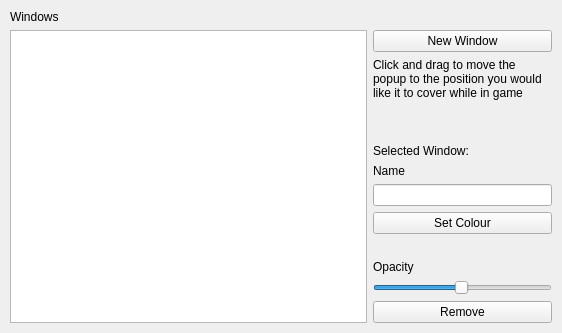
<?xml version="1.0" encoding="UTF-8"?>
<ui version="4.0">
 <class>MainWindow</class>
 <widget class="QMainWindow" name="MainWindow">
  <property name="geometry">
   <rect>
    <x>0</x>
    <y>0</y>
    <width>562</width>
    <height>333</height>
   </rect>
  </property>
  <property name="windowTitle">
   <string>F2HabitBreaker</string>
  </property>
  <widget class="QWidget" name="centralwidget">
   <layout class="QHBoxLayout" name="horizontalLayout_2">
    <property name="leftMargin">
     <number>10</number>
    </property>
    <property name="topMargin">
     <number>10</number>
    </property>
    <property name="rightMargin">
     <number>10</number>
    </property>
    <property name="bottomMargin">
     <number>10</number>
    </property>
    <item>
     <layout class="QHBoxLayout" name="horizontalLayout" stretch="2,1">
      <item>
       <layout class="QVBoxLayout" name="verticalLayout">
        <item>
         <widget class="QLabel" name="label">
          <property name="text">
           <string>Windows</string>
          </property>
         </widget>
        </item>
        <item>
         <widget class="QListWidget" name="windowsList"/>
        </item>
       </layout>
      </item>
      <item>
       <layout class="QVBoxLayout" name="verticalLayout_2">
        <item>
         <widget class="QLabel" name="label_5">
          <property name="text">
           <string/>
          </property>
         </widget>
        </item>
        <item>
         <widget class="QPushButton" name="newWindow">
          <property name="text">
           <string>New Window</string>
          </property>
         </widget>
        </item>
        <item>
         <widget class="QLabel" name="label_3">
          <property name="text">
           <string>Click and drag to move the popup to the position you would like it to cover while in game</string>
          </property>
          <property name="wordWrap">
           <bool>true</bool>
          </property>
         </widget>
        </item>
        <item>
         <spacer name="verticalSpacer_2">
          <property name="orientation">
           <enum>Qt::Vertical</enum>
          </property>
          <property name="sizeHint" stdset="0">
           <size>
            <width>20</width>
            <height>40</height>
           </size>
          </property>
         </spacer>
        </item>
        <item>
         <widget class="QLabel" name="label_4">
          <property name="text">
           <string>Selected Window:</string>
          </property>
         </widget>
        </item>
        <item>
         <widget class="QLabel" name="label_6">
          <property name="text">
           <string>Name</string>
          </property>
         </widget>
        </item>
        <item>
         <widget class="QLineEdit" name="nameInput"/>
        </item>
        <item>
         <widget class="QPushButton" name="colourButton">
          <property name="text">
           <string>Set Colour</string>
          </property>
         </widget>
        </item>
        <item>
         <widget class="QLabel" name="colourLabel">
          <property name="text">
           <string/>
          </property>
         </widget>
        </item>
        <item>
         <widget class="QLabel" name="label_2">
          <property name="text">
           <string>Opacity</string>
          </property>
         </widget>
        </item>
        <item>
         <widget class="QSlider" name="opacitySlider">
          <property name="minimum">
           <number>1</number>
          </property>
          <property name="maximum">
           <number>100</number>
          </property>
          <property name="value">
           <number>50</number>
          </property>
          <property name="orientation">
           <enum>Qt::Horizontal</enum>
          </property>
         </widget>
        </item>
        <item>
         <widget class="QPushButton" name="removeButton">
          <property name="text">
           <string>Remove</string>
          </property>
         </widget>
        </item>
       </layout>
      </item>
     </layout>
    </item>
   </layout>
  </widget>
 </widget>
 <resources/>
 <connections/>
</ui>
